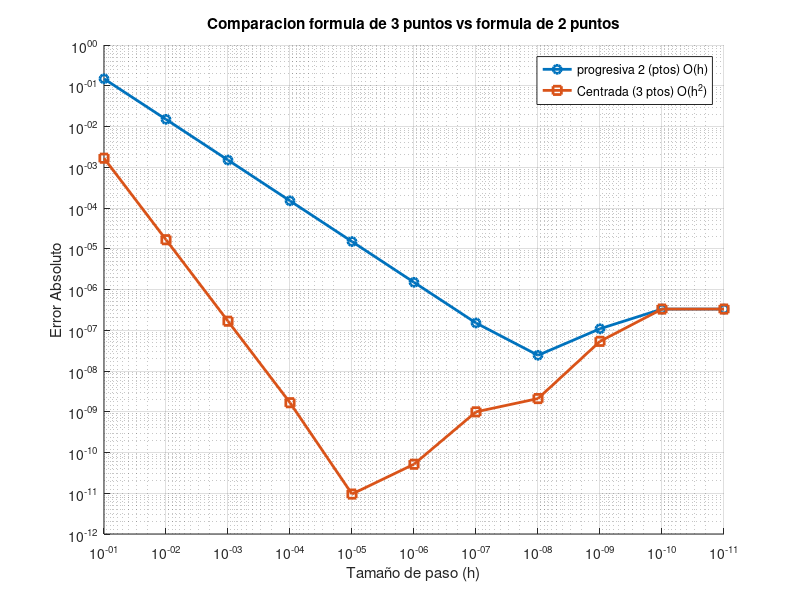

Write the MATLAB code that produced this figure.
% Definición de h (vector columna)
h = (10.^(-1:-1:-11))';

valor_exacto = 4;

x0 = 0;
f = @(x) exp(x) - 2*x.^2 + 3.*x - 1;

% Fórmula progresiva de dos puntos: (f(x+h) - f(x)) / h
% Nota: Al pasarle el vector h, Octave calcula todo el vector de golpe
derivada_aprox = (f(x0 + h) - f(x0)) ./ h;

% Cálculo del error absoluto
error_abs = abs(derivada_aprox - valor_exacto);

% Mostrar resultados en tabla [h, aproximación, error]
disp('       h         Aproximación      Error Abs');
disp([h, derivada_aprox, error_abs]);

% --- INCISO A: GRAFICAR ---
figure(1);
hold on
loglog(h, error_abs, '-o', 'LineWidth', 2, 'DisplayName', 'progresiva 2 (ptos) O(h)');
grid on;
xlabel('Tamaño de paso (h)');
ylabel('Error Absoluto');
title('Comparacion formula de 3 puntos vs formula de 2 puntos');
set(gca, 'XDir', 'reverse'); % Invertir eje X para ver h disminuyendo hacia la derecha

%Al disminuir el h tambien disminuye el error de truncamiento, pero para un h muy pequeño
%predomina el error de redondeo, por lo que no tiene sentido seguir disminuyendo h
%En resumen: No siempre un $h$ más pequeño garantiza un mejor resultado.
%Existe un valor óptimo (en este caso cercano a $10^{-8}$, que coincide
%con la raíz cuadrada de la precisión de máquina $\sqrt{\epsilon}$) donde
%se logra el equilibrio mínimo entre el error matemático de la fórmula y
%las limitaciones de precisión de la computadora."

%b
% --- INCISO B: VERIFICACIÓN DE COTA (h = 0.1) ---
h_b = 0.1;
error_real_b = abs(derivada_aprox(1) - valor_exacto);

% 2. Cálculo de la cota teórica
% La segunda derivada es f''(x) = exp(x) - 4
% Su máximo absoluto en [0, 0.1] ocurre en x=0, donde |1 - 4| = 3.
max_f2 = 3;
cota_teorica = (max_f2 / 2) * h_b;

fprintf('\n--- Inciso B: Verificación con h=0.1 ---\n');
fprintf('Error Real     : %.5f\n', error_real_b);
fprintf('Cota Teórica   : %.5f\n', cota_teorica);

if error_real_b <= cota_teorica
    disp('VERIFICADO: El error real es menor o igual a la cota teórica.');
else
    disp('FALLO: El error real supera la cota teórica.');
end




% c. Fórmula Centrada (Inciso c) - O(h^2)
% f'(x) approx (f(x+h) - f(x-h)) / 2h
derivada_centrada = (f(x0 + h) - f(x0 - h)) ./ (2 * h);
error_cent = abs(derivada_centrada - valor_exacto);

% Mostrar tabla comparativa
disp('       h         Error Progresiva     Error Centrada');
disp([h, error_abs, error_cent]);

% --- GRÁFICA COMPARATIVA ---
loglog(h, error_cent, '-s', 'LineWidth', 2, 'DisplayName', 'Centrada (3 ptos) O(h^2)');
legend('Location', 'best');

% --- CONCLUSIÓN INCISO C ---
% 1. La fórmula centrada O(h^2) converge mucho más rápido hacia el valor
%    exacto que la fórmula progresiva O(h). Esto se evidencia en que para 
%    el mismo tamaño de paso, el error de la centrada es notablemente menor.
% 2. Sin embargo, al alcanzar valores de h sumamente pequeños (alrededor 
%    de 10^-5 o 10^-6), la fórmula centrada choca antes con los errores de 
%    redondeo de la máquina. La pérdida de significancia (cancelación catastrófica) 
%    por restar números muy similares hace que el error de la centrada 
%    vuelva a crecer y se dispare, de forma incluso más pronunciada que la 
%    fórmula progresiva para h muy chicos (como 10^-11).
